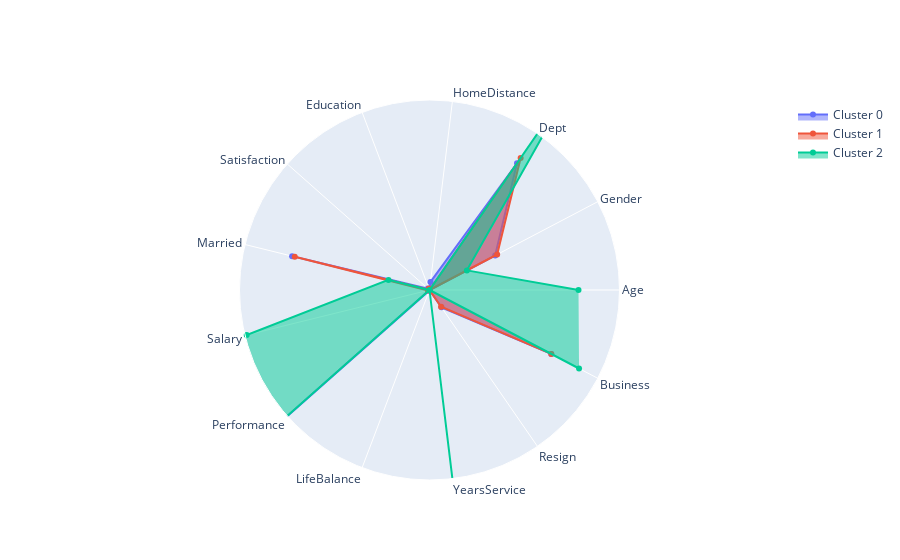

The cell this chart's notebook holds for it:
### Markdown cell above
##### X

### Code cell
model = SpectralClustering(n_clusters=3)

# Fit model to samples
model.fit(X)
clusters=model.labels_
# Append score
print(silhouette_score(X,clusters))

radarChart(model,X,radarRange=1.5,usingCentroids=True,centroids=getCentroids(X,clusters))

### Figure 1 — Plotly figure (JSON) as saved in the notebook; plotly's stock layout.template omitted (floating-point values rounded to 4 significant figures)
{"data": [{"fill": "toself", "name": "Cluster 0", "r": [-0.02027, 0.5856, 1.216, 0.06407, -0.06454, 0.01739, 1.117, -0.09087, 2.346, 0.00643, -0.05363, 0.1667, 1.086], "theta": ["Age", "Gender", "Dept", "HomeDistance", "Education", "Satisfaction", "Married", "Salary", "Performance", "LifeBalance", "YearsService", "Resign", "Business"], "type": "scatterpolar"}, {"fill": "toself", "name": "Cluster 1", "r": [0.000779, 0.6032, 1.267, -0.00988, 0.01209, -5.204e-05, 1.096, 0.01262, -0.424, -0.000824, 0.001992, 0.1606, 1.086], "theta": ["Age", "Gender", "Dept", "HomeDistance", "Education", "Satisfaction", "Married", "Salary", "Performance", "LifeBalance", "YearsService", "Resign", "Business"], "type": "scatterpolar"}, {"fill": "toself", "name": "Cluster 2", "r": [1.176, 0.3333, 2, -0.6407, -0.2405, -1.266, 0.3333, 1.486, 2.346, -0.1339, 3.141, 0, 1.333], "theta": ["Age", "Gender", "Dept", "HomeDistance", "Education", "Satisfaction", "Married", "Salary", "Performance", "LifeBalance", "YearsService", "Resign", "Business"], "type": "scatterpolar"}], "layout": {"polar": {"radialaxis": {"range": [0, 1.5], "visible": false}}, "showlegend": true}}
